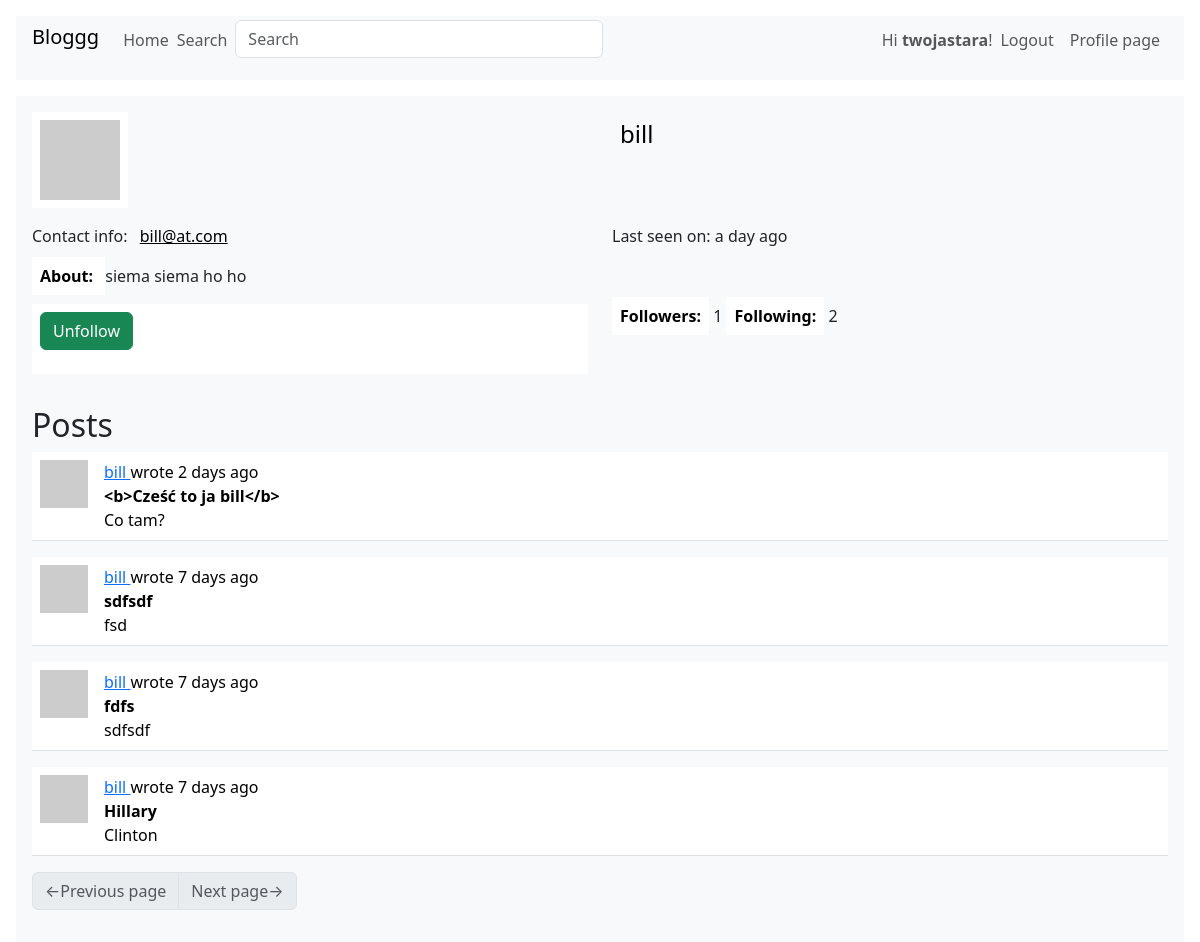
Before: /user/bill (signed in) with the older database file.
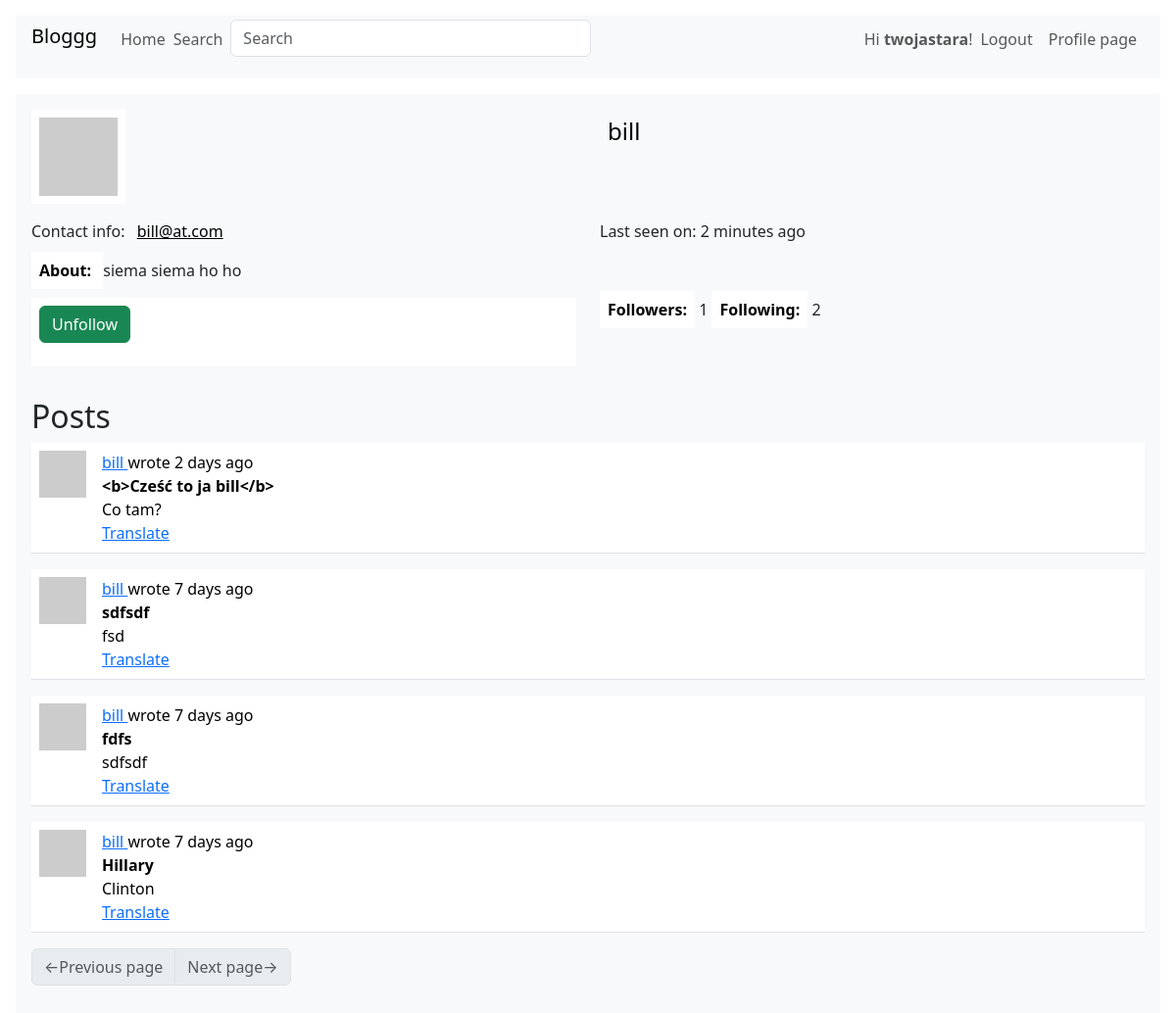
After: the same page with the newer database file.
### webapp/models.py (models this page shows, shortened)
class User(UserMixin, db.Model):
    __searchable = ['username']
    id:         sqo.Mapped[int] = sqo.mapped_column(primary_key=True)
    username:   sqo.Mapped[str] = sqo.mapped_column(sqa.String(64), index=True, unique=True)
    email:      sqo.Mapped[str] = sqo.mapped_column(sqa.String(128), index=True, unique=True)
    hashed_pass:sqo.Mapped[Optional[str]] = sqo.mapped_column(sqa.String(256))
    about:      sqo.Mapped[Optional[str]] = sqo.mapped_column(sqa.String(4096))
    last_seen:  sqo.Mapped[Optional[datetime]] = sqo.mapped_column(default=lambda: datetime.now(timezone.utc))
    posts:      sqo.WriteOnlyMapped['Post'] = sqo.relationship(back_populates='author')
    followers:  sqo.WriteOnlyMapped['User'] = sqo.relationship(
        secondary=followers_table, primaryjoin=(followers_table.c.followed_id == id),
        secondaryjoin=(followers_table.c.follower_id == id), back_populates='following'
    )
    following:   sqo.WriteOnlyMapped['User'] = sqo.relationship(
        secondary=followers_table, primaryjoin=(followers_table.c.follower_id == id),
        secondaryjoin=(followers_table.c.followed_id == id), back_populates='followers'
    )
    def avatar(self, size):
        hash = md5((self.username+self.email+str(2384129234)).encode('utf-8')).hexdigest()
        return f'https://www.gravatar.com/avatar/{hash}?d=identicon&s={size}'
    def is_following(self, user) -> bool:
        query = self.following.select().where(User.id == user.id)
        return db.session.scalar(query) is not None
    def followers_counter(self):
        query = sqa.select(sqa.func.count()).select_from(self.followers.select().subquery())
        return db.session.scalar(query)
    def following_counter(self):
        query = sqa.select(sqa.func.count()).select_from(self.following.select().subquery())
        return db.session.scalar(query)
    def get_posts_query(self):
        return self.posts.select().order_by(Post.timestamp.desc())

class SearchableMixin(object):
    @classmethod
    def before_commit(cls, session):
        session._changes = {
            'add': list(session.new),
            'update': list(session.dirty),
            'delete': list(session.deleted)
        }
    @classmethod
    def after_commit(cls, session):
        for obj in session._changes['add']:
            if isinstance(obj, SearchableMixin):
                add_to_index(obj.__tablename__, obj)
        for obj in session._changes['update']:
            if isinstance(obj, SearchableMixin):
                add_to_index(obj.__tablename__, obj)
        for obj in session._changes['delete']:
            if isinstance(obj, SearchableMixin):
                remove_from_index(cls.__tablename__, obj)
        session._changes = None

class Post(SearchableMixin, db.Model):
    __searchable__ = ['title', 'body']
    id:         sqo.Mapped[int] = sqo.mapped_column(primary_key=True)
    user_id:    sqo.Mapped[int] = sqo.mapped_column(sqa.ForeignKey(User.id), index=True)
    timestamp:  sqo.Mapped[datetime] = sqo.mapped_column(index=True, default=lambda: datetime.now(timezone.utc))
    title:      sqo.Mapped[str] = sqo.mapped_column(sqa.String(64), index=True)
    body:       sqo.Mapped[str] = sqo.mapped_column(sqa.String(4096))
    language:   sqo.Mapped[Optional[str]] = sqo.mapped_column(sqa.String(8))
    author:     sqo.Mapped[User] = sqo.relationship(back_populates='posts')

### webapp/main/routes.py (the view)
@bp.route('/user/<username>')
@login_required
def user_page(username):
    user = db.first_or_404(sqa.select(User).where(username == User.username))
    form = EmptyForm()
    page = request.args.get('page', 1, type=int)
    query = user.get_posts_query()
    posts = db.paginate(query, page=page, per_page=current_app.config['POSTS_PER_PAGE'], error_out=False)
    next_url = url_for('main.user_page', username=username, page=posts.next_num) if posts.has_next else None
    prev_url = url_for('main.user_page', username=username, page=posts.prev_num) if posts.has_prev else None
    return render_template('user_page.html', title=f'User {username}',
                           user=user, form=form, posts=posts, next_url=next_url, prev_url=prev_url)

### webapp/main/forms.py
class SearchForm(FlaskForm):
    query = StringField(_l('Search'), validators=[DataRequired()])
    def __init__(self, *args, **kwargs):
        if 'formdata' not in kwargs:
            kwargs['formdata'] = request.args
        if 'meta' not in kwargs:
            kwargs['meta'] = {'csrf': False}
        super(SearchForm, self).__init__(*args, **kwargs)

class EmptyForm(FlaskForm):
    submit = SubmitField(_l('Submit'))

### webapp/__init__.py (called while the page is built)
def get_locale():
    return request.accept_languages.best_match(current_app.config['LANGUAGES'])

### webapp/main/routes.py (called while the page is built)
@bp.before_request
def before_request():
    g.locale = str(get_locale())
    if current_user.is_authenticated:
        current_user.last_seen = datetime.now(timezone.utc)
        db.session.commit()
        g.search_form = SearchForm()

### webapp/models.py (called while the page is built)
@login.user_loader
def load_user(id):
    return db.session.get(User, int(id))

### webapp/templates/user_page.html (shortened to what this page needs)
{% extends "base.html" %}
{% block content %}
<div class="table">
    <div class="row mb-3">
        <div class="col">
            <img src="{{ user.avatar(128) }}">
        </div>
        <div class="col">
            <p class="h4 bg-light">{{ user.username }}</p>
        </div>
    </div>
    <div class="row mb-3">
        <div class="col bg-light">
            {{ _('Contact info:') }} <a class="bg-light" href="mailto:{{ user.email }}">{{ user.email }}</a>
        </div>
        <div class="col">
            {% if user.last_seen %}
                {{ _('Last seen on:') }} {{ moment(user.last_seen).fromNow() }}
            {% endif %}
        </div>
    </div>
    <div class="row mb-3">
        <div class="col">
            {% if user.about %}
                <b>{{ _('About:') }} </b>{{ user.about }}
            {% endif %}
        </div>
    </div>
    <div class="row mb-3">
        {% if current_user != user %}
            <div class="col">
                {% if not current_user.is_following(user) %}
                <form action="{{ url_for('main.follow_user', username=user.username) }}"
                    method="post">
                        {{ form.hidden_tag() }}
                        {% set value %}{{ _('Follow') }}{% endset %}
                        {{ macro_submit.submit_field(form.submit, value=value) }}
                </form>
                {% else %}
                <form action="{{ url_for('main.unfollow_user', username=user.username) }}"
                    method="post">
                        {{ macro_submit.submit_field(form.submit, value=value) }}
                </form>
                {% endif %}
            </div>
        {% endif %}
        <div class="col">
            <b>{{ _('Followers:') }}</b> {{ user.followers_counter() }}
            <b>{{ _('Following:') }}</b> {{ user.following_counter() }}
        </div>
    </div>
</div>
<h2>{{ _('Posts') }}</h2>
{% for post in posts %}
    {% include "sub_post.html" %}
{% endfor %}
{% include "sub_pagination.html" %}
{% endblock %}

### webapp/templates/base.html (shortened to what this page needs)
<!DOCTYPE html>
{% import "macro_form_field.html" as macro_form %}
{% import "macro_submit_field.html" as macro_submit %}
<html>
<head>
    <link href="{{ url_for('static', filename='bootstrap.min.css') }}" rel="stylesheet">
</head>
<body>
    <nav class="navbar navbar-expand bg-light m-3 px-3 py-1">
        <div class="d-flex flex-grow-1">
            <span class="navbar-brand h1">Bloggg</span>
            <ul class="navbar-nav">
                <li class="nav-item">
                    <a class="nav-link" href="{{ url_for('main.index_page') }}">{{ _('Home') }}</a>
                </li>
                {% if g.search_form %}
                    <li class="nav-item">
                        <p class="navbar-text me-2">{{ _('Search') }}</p>
                    </li>
                    <li class="nav-item">
                        <form class="navbar-form navbar-left" method="get"
                            action="{{ url_for('main.search_page') }}">
                                {{ g.search_form.query(size=32, class='form-control',
                                    placeholder=g.search_form.query.label.text) }}
                        </form>
                    </li>
                {% endif %}
            </ul>
        </div>
        <div style="d-flex">
            <ul class="navbar-nav">
            {% if current_user.is_anonymous %}
                <li class="nav-item">
                    <a class="nav-link" href="{{ url_for('auth.login_page') }}">{{ _('Login') }}</a>
                </li>
                <li class="nav-item">
                    <a class="nav-link" href="{{ url_for('auth.registration_page') }}">{{ _('Register') }}</a>
                </li>
            {% else %}
                <li class="nav-item">
                    <p class="navbar-text">{{ _('Hi <b>%(user)s</b>!', user=current_user.username) }}</p>
                </li>
                <li class="nav-item">
                    <a class="nav-link" href="{{ url_for('auth.logout_page') }}">{{ _('Logout') }}</a>
                </li>
                <li class="nav-item">
                    <a class="nav-link" href="{{ url_for('main.user_page',
                        username=current_user.username) }}">{{ _('Profile page') }}</a>
                </li>
            {% endif %}
            </ul>
        </div>
    </nav>
    <div class="container-fluid m-0 px-3">
        <div class="container-fluid m-0 p-3 bg-light">
            {% block content %} {% endblock %}
        </div>
    </div>
</body>
</html>

### webapp/templates/macro_submit_field.html
{% macro submit_field(field, value=None) %}
<div class="mb-3">
    {% if value != None %}
        {{ field(class='btn btn-success', value=value) }}
    {% else %}
        {{ field(class='btn btn-success') }}
    {% endif %}
</div>
{% endmacro %}

### webapp/templates/sub_post.html (shortened to what this page needs)
<table class="table table-hover">
    <tr>
        <td width="64px">
            <a href="{{ url_for('main.user_page', username=post.author.username) }}">
                <img src="{{ post.author.avatar(64) }}" class="img-fluid">
            </a>
        </td>
        <td>
            {{ _('%(username)s wrote %(when)s',
                username=user_link, when=moment(post.timestamp).fromNow()) }}
            <br>
            <b>{{ post.title }}</b>
            <br>
            <span id="post-{{ post.id }}">{{ post.body }}</span>
            {% if post.language and post.language != g.locale %}
                <br>
                <span id="translation-{{ post.id }}">
                    <a href="javascript:translate(
                        'post-{{ post.id }}',
                        'translation-{{ post.id }}',
                        '{{ post.language }}',
                        '{{ g.locale }}');">{{ _('Translate') }}</a>
                </span>
            {% endif %}
        </td>
    </tr>
</table>

### webapp/templates/sub_pagination.html
<nav aria-label="Post navigation">
    <ul class="pagination">
        <li class="page-item{% if not prev_url %} disabled {% endif %}">
            <a class="page-link" href="{{ prev_url }}">
                <span aria-hidden="true">&larr;</span>{{ _('Previous page') }}
            </a>
        </li>
        <li class="page-item{% if not next_url %} disabled {% endif %}">
            <a class="page-link" href="{{ next_url }}">
                {{ _('Next page') }}<span aria-hidden="true">&rarr;</span>
            </a>
        </li>
    </ul>
</nav>

Changed rows visible on the page:
changed User "bill": last_seen "a day ago" → "2 minutes ago"
changed Post "bill wrote 2 days ago": language empty → "pt" (drawn); _ (not shown) → "Translate"
changed Post "fsd": language empty → "da" (drawn); _ (not shown) → "Translate"
changed Post "fdfs": language empty → "da" (drawn); _ (not shown) → "Translate"
changed Post "Hillary": language empty → "it" (drawn); _ (not shown) → "Translate"
